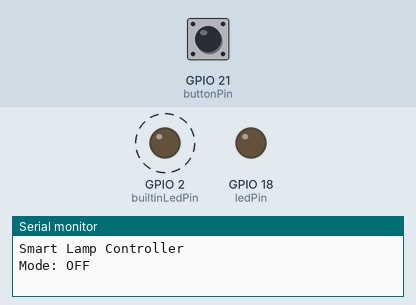
A program run on a simulated ESP32. Shown: output pins drawn as LEDs (lit = HIGH), the last lines printed to the serial monitor. Dashed ring = blinking. The test bench sets the inputs (shaded band); at power-on: GPIO 21 (buttonPin) HIGH.

Above: at 1.2 s.
1.3 s: GPIO 21 (buttonPin) pulled LOW for 0.15 s
At 1.75 s:
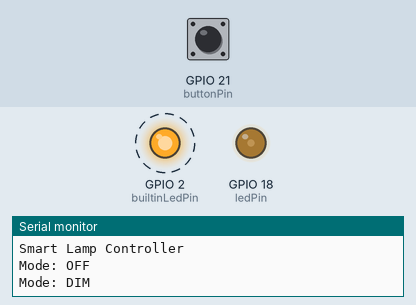
4.4 s: GPIO 21 (buttonPin) pulled LOW for 1 s
At 5.75 s:
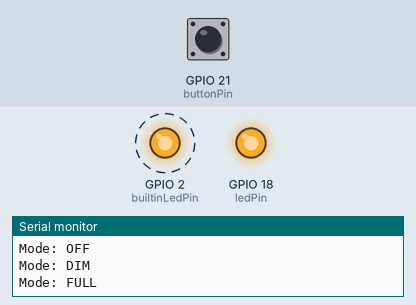
8.0 s: GPIO 21 (buttonPin) pulled LOW for 0.15 s
At 8.85 s:
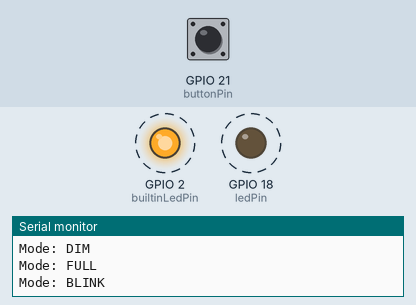
11.0 s: GPIO 21 (buttonPin) pulled LOW for 0.15 s
14.1 s: GPIO 21 (buttonPin) driven LOW
Timing chart, 0 to 18.1 s (numbered marks = the images above; inputs shaded):
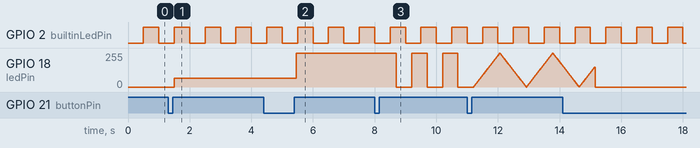

Measured:
- after the input at 1.3 s, GPIO 18 (ledPin): 0/255 → 64/255 after 0.20 s
- after the input at 4.4 s, GPIO 18 (ledPin): 64/255 → 255/255 after 1.1 s
- after the input at 8.0 s, GPIO 18 (ledPin): alternates 255/255 for 0.50 s and 0/255 for 0.50 s, starting after 0.70 s
- by itself, GPIO 2 (builtinLedPin): alternates HIGH for 0.50 s and LOW for 0.50 s

The program:

main.cpp
```cpp
#include <Arduino.h>

const int buttonPin = 21;
const int ledPin = 18;
const int builtinLedPin = 2;

enum LampMode {
  MODE_OFF,
  MODE_DIM,
  MODE_FULL,
  MODE_BLINK,
  MODE_BREATHE
};
const int NUM_MODES = 5;

LampMode currentMode = MODE_OFF;

const unsigned long debounceDelay = 50;
int lastReading = HIGH;
int buttonState = HIGH;
unsigned long lastDebounceTime = 0;


volatile bool buttonInterrupt = false;
bool checkingButton = false;

//longpress
const unsigned long longPressTime = 1000;
unsigned long pressStartTime = 0;
bool longPressHandled = false;

//blink
const unsigned long blinkInterval = 500;
unsigned long lastBlinkTime = 0;
bool blinkOn = false;

//bonus: breathe
const unsigned long breatheInterval = 10;
unsigned long lastBreatheTime = 0;
int breatheBrightness = 0;
int breatheStep = 3;

// heartbeat
const unsigned long heartbeatInterval = 500;
unsigned long lastHeartbeatTime = 0;
int heartbeatState = LOW;

// ISR
void IRAM_ATTR handleButtonInterrupt() {
  buttonInterrupt = true;
}

void setup() {
  Serial.begin(115200);

  pinMode(buttonPin, INPUT_PULLUP);
  pinMode(ledPin, OUTPUT);
  pinMode(builtinLedPin, OUTPUT);

  analogWrite(ledPin, 0);


  attachInterrupt(digitalPinToInterrupt(buttonPin), handleButtonInterrupt, FALLING);

  Serial.println("Smart Lamp Controller");
  Serial.println("Mode: OFF");
}

void loop() {
  unsigned long now = millis();


  bool shortPress = false;
  bool longPress = false;


  if (buttonInterrupt) {
    buttonInterrupt = false;

    if (!checkingButton) {
      checkingButton = true;
      lastReading = LOW;
      lastDebounceTime = now;
    }
  }


  if (checkingButton) {
    int reading = digitalRead(buttonPin);


    if (reading != lastReading) {
      lastDebounceTime = now;
    }


    if ((now - lastDebounceTime) > debounceDelay) {
      if (reading != buttonState) {
        buttonState = reading;

        if (buttonState == LOW) {


          pressStartTime = now;
          longPressHandled = false;
        } else {


          if (!longPressHandled) {
            shortPress = true;
          }
          checkingButton = false;
        }
      } else if (buttonState == HIGH) {

        checkingButton = false;
      }
    }

    lastReading = reading;


    if (buttonState == LOW && !longPressHandled) {
      unsigned long pressDuration = now - pressStartTime;
      if (pressDuration >= longPressTime) {
        longPress = true;
        longPressHandled = true;
      }
    }
  }


  if (longPress) {
    currentMode = MODE_OFF;
    Serial.println("Long press -> Mode: OFF");
  }

  if (shortPress) {
    currentMode = (LampMode)((currentMode + 1) % NUM_MODES);

    Serial.print("Mode: ");
    if (currentMode == MODE_OFF) {
      Serial.println("OFF");
    } else if (currentMode == MODE_DIM) {
      Serial.println("DIM");
    } else if (currentMode == MODE_FULL) {
      Serial.println("FULL");
    } else if (currentMode == MODE_BLINK) {
      Serial.println("BLINK");

      blinkOn = true;
      lastBlinkTime = now;
    } else if (currentMode == MODE_BREATHE) {
      Serial.println("BREATHE");

      breatheBrightness = 0;
      breatheStep = 3;
      lastBreatheTime = now;
    }
  }


  if (currentMode == MODE_OFF) {
    analogWrite(ledPin, 0);
  } else if (currentMode == MODE_DIM) {
    analogWrite(ledPin, 64);
  } else if (currentMode == MODE_FULL) {
    analogWrite(ledPin, 255);
  } else if (currentMode == MODE_BLINK) {

    if (now - lastBlinkTime >= blinkInterval) {
      lastBlinkTime = now;
      blinkOn = !blinkOn;
    }

    if (blinkOn) {
      analogWrite(ledPin, 255);
    } else {
      analogWrite(ledPin, 0);
    }
  } else if (currentMode == MODE_BREATHE) {

    if (now - lastBreatheTime >= breatheInterval) {
      lastBreatheTime = now;
      breatheBrightness = breatheBrightness + breatheStep;


      if (breatheBrightness >= 255) {
        breatheBrightness = 255;
        breatheStep = -breatheStep;
      } else if (breatheBrightness <= 0) {
        breatheBrightness = 0;
        breatheStep = -breatheStep;
      }
    }

    analogWrite(ledPin, breatheBrightness);
  }


  if (now - lastHeartbeatTime >= heartbeatInterval) {
    lastHeartbeatTime = now;
    heartbeatState = !heartbeatState;
    digitalWrite(builtinLedPin, heartbeatState);
  }
}
```
